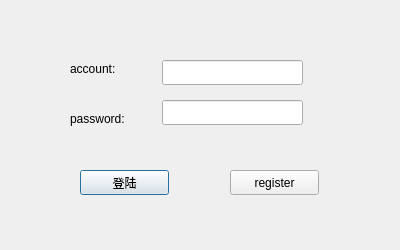
<?xml version="1.0" encoding="UTF-8"?>
<ui version="4.0">
 <class>Login</class>
 <widget class="QDialog" name="Login">
  <property name="geometry">
   <rect>
    <x>0</x>
    <y>0</y>
    <width>400</width>
    <height>250</height>
   </rect>
  </property>
  <property name="minimumSize">
   <size>
    <width>400</width>
    <height>250</height>
   </size>
  </property>
  <property name="maximumSize">
   <size>
    <width>400</width>
    <height>250</height>
   </size>
  </property>
  <property name="windowTitle">
   <string>Dialog</string>
  </property>
  <widget class="QLabel" name="label_account">
   <property name="geometry">
    <rect>
     <x>70</x>
     <y>60</y>
     <width>67</width>
     <height>17</height>
    </rect>
   </property>
   <property name="text">
    <string>account:</string>
   </property>
  </widget>
  <widget class="QLabel" name="label_pwd">
   <property name="geometry">
    <rect>
     <x>70</x>
     <y>110</y>
     <width>67</width>
     <height>17</height>
    </rect>
   </property>
   <property name="text">
    <string>password:</string>
   </property>
  </widget>
  <widget class="QLineEdit" name="lineEdit_account">
   <property name="geometry">
    <rect>
     <x>162</x>
     <y>60</y>
     <width>141</width>
     <height>25</height>
    </rect>
   </property>
  </widget>
  <widget class="QLineEdit" name="lineEdit_pwd">
   <property name="geometry">
    <rect>
     <x>162</x>
     <y>100</y>
     <width>141</width>
     <height>25</height>
    </rect>
   </property>
   <property name="echoMode">
    <enum>QLineEdit::Password</enum>
   </property>
  </widget>
  <widget class="QPushButton" name="btn_login">
   <property name="geometry">
    <rect>
     <x>80</x>
     <y>170</y>
     <width>89</width>
     <height>25</height>
    </rect>
   </property>
   <property name="text">
    <string>登陆</string>
   </property>
  </widget>
  <widget class="QPushButton" name="btn_register">
   <property name="geometry">
    <rect>
     <x>230</x>
     <y>170</y>
     <width>89</width>
     <height>25</height>
    </rect>
   </property>
   <property name="text">
    <string>register</string>
   </property>
  </widget>
 </widget>
 <resources/>
 <connections/>
</ui>
